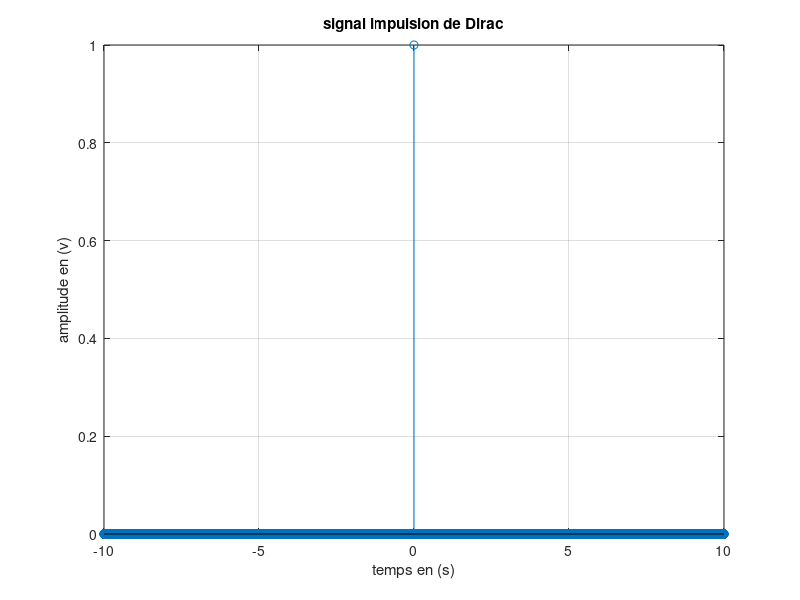

The MATLAB source for this figure:
t=-10:1/1000:10; 

delta=zeros(size(t));
delta(find(t==0))=1; % delta =1 seulement pour t=0
figure(1); 
stem(t,delta); %tracege de delta
grid; 
xlabel('temps en (s)');
ylabel('amplitude en (v)');
title('signal impulsion de Dirac');
